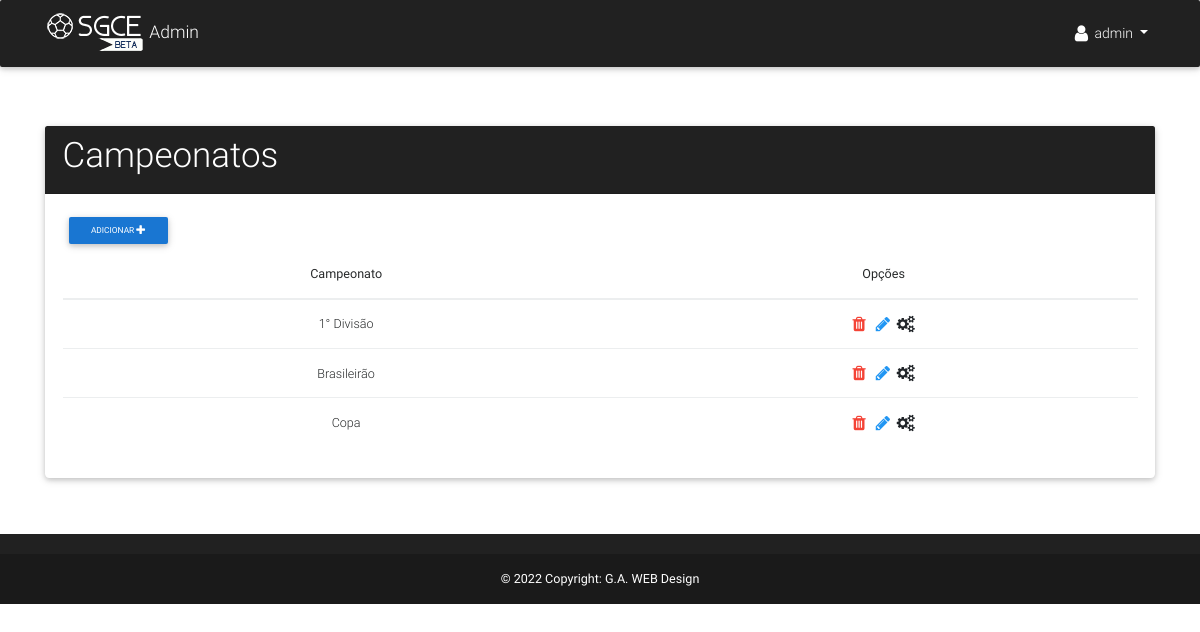
The app's page /manager/campeonatos/ (signed in) with its own data.
### app/models.py (models this page shows, shortened)
class Campeonato(models.Model):
    FORMATO = (
        ('C','Copa'),
        ('PC','Pontos corridos'),
    )
    nome = models.CharField('Nome', max_length=30)
    qtd_times = models.PositiveIntegerField('Quantidade de times')
    qtd_grupos = models.PositiveIntegerField('Quantidade de grupos', default=1)
    formato = models.CharField('Formato', max_length=2, choices=FORMATO)
    equipes_cadastradas = models.BooleanField(default=False)
    def __str__(self):
        return self.nome

### app/views.py (the view)
# urls.py: url(r'^manager/campeonatos/$', champ_list, name='champ_list'),
@login_required(login_url='/manager/login/')
def champ_list(request):
    champs = Campeonato.objects.all().order_by('nome')
    return render(request, 'manager/read/listar_campeonatos.html', {'champs':champs})

### app/templates/manager/read/listar_campeonatos.html (shortened to what this page needs)
{% extends 'manager/base.html' %}
{% block content %}
<br><br>
<div class="row mt-4">
  <div class="col-lg-12">
    <div class="row justify-content-center mt-4">
      <div class="col-lg-12">
        <div class="card">
          <div class="card-header elegant-color-dark white-text">
            <h1 class="h1-responsive">Campeonatos</h1>
          </div>
          <div class="card-body">
            <a href="{% url 'champ_create'%}" class="pull-left black-text mr-5 btn btn-blue btn-sm">
                Adicionar
                <span class="fa fa-plus fa-lg white-text"></span>
            </a>
            <div class="table-responsive">
                <table class="table">
                    <thead>
                        <th class="text-center">Campeonato</th>
                        <th class="text-center">Opções</th>
                    </thead>
                    <tbody>
                        {% for champ in champs %}
                        <tr>
                            <td class="text-center">{{champ}}</td>
                            <td class="text-center">
                                <a href="{% url 'champ_remove' pk=champ.pk %}" class="mr-2 mt-1">
                                    <span class="fa fa-trash fa-lg red-text"></span>
                                </a>
                                <a href="{% url 'champ_edit' pk=champ.pk %}" class="mr-1 mt-1">
                                    <span class="fa fa-pencil fa-lg blue-text"></span>
                                </a>
                                <a href="{% url 'manage_campeonato' pk=champ.pk %}" class="mt-1">
                                    <span class="fa fa-cogs fa-lg"></span>
                                </a>
                            </td>
                        </tr>
                        {% endfor %}
                    </tbody>
                </table>
            </div>
          </div>
        </div>
      </div>
    </div>
  </div>
</div>
{% endblock %}

### app/templates/manager/base.html (shortened to what this page needs)
{% load static %}
<!DOCTYPE html>
<html lang="pt-br">
<head>
  <link rel="stylesheet" href="https://maxcdn.bootstrapcdn.com/font-awesome/4.7.0/css/font-awesome.min.css">
  <link href="{% static 'css/bootstrap.min.css' %}" rel="stylesheet">
  <link href="{% static 'css/mdb.min.css' %}" rel="stylesheet">
  <link href="{% static 'css/style.css' %}" rel="stylesheet">
  <link href="https://cdnjs.cloudflare.com/ajax/libs/summernote/0.8.9/summernote-lite.css" rel="stylesheet">
</head>
<body>
  <header>
    <nav class="navbar navbar-expand-lg navbar-dark elegant-color-dark fixed-top">
      <div class="container">
        <a class="navbar-brand" href="/manager/">
          <img src="{% static 'img/logo.png' %}" alt=""> Admin
        </a>
        <div class="collapse navbar-collapse" id="navbarSupportedContent">
          {% if request.user.is_authenticated %}
          <ul class="navbar-nav nav-flex-icons">
            <li class="nav-item btn-group">
              <a class="nav-link dropdown-toggle" id="navbarDropdownMenuLink" data-toggle="dropdown" aria-haspopup="true" aria-expanded="false">
                <i class="fa fa-user fa-lg"></i>
                {{ user.username }}
              </a>
            </li>
        </ul>
        {% endif %}
        </div>
      </div>
    </nav>
  </header>
  <main>
    <div class="container">
      {% block content %} {% endblock content %}
    </div>
  </main>
  <footer class="page-footer center-on-small-only elegant-color-dark">
    <div class="footer-copyright">
      <div class="container-fluid white-text">
        <strong>
          © 2022 Copyright: <a href="#">G.A. WEB Design </a>
        </strong>
      </div>
    </div>
  </footer>
</body>
</html>

### SGCE/static/css/style.css (style rules this page uses)
main { padding-top: 3rem; padding-bottom: 2rem; }
.navbar { background-color: #414a5c; }
footer.page-footer { background-color: #414a5c; margin-top: 2rem; }
.card { font-weight: 300; }
html { font-size: 14px; }

### records on screen
Campeonato: nome "1° Divisão"
Campeonato: nome "Brasileirão"
Campeonato: nome "Copa"

### other values on screen
{{ user.username }} "admin"
